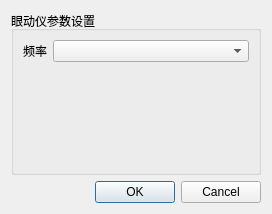
<?xml version="1.0" encoding="UTF-8"?>
<ui version="4.0">
 <class>setting_dialog</class>
 <widget class="QDialog" name="setting_dialog">
  <property name="geometry">
   <rect>
    <x>0</x>
    <y>0</y>
    <width>272</width>
    <height>214</height>
   </rect>
  </property>
  <property name="windowTitle">
   <string>Dialog</string>
  </property>
  <layout class="QVBoxLayout" name="verticalLayout">
   <item>
    <widget class="QGroupBox" name="eyetracker_settings">
     <property name="title">
      <string>眼动仪参数设置</string>
     </property>
     <layout class="QFormLayout" name="formLayout">
      <item row="0" column="0">
       <widget class="QLabel" name="frequency_label">
        <property name="text">
         <string>频率</string>
        </property>
       </widget>
      </item>
      <item row="0" column="1">
       <widget class="QComboBox" name="frequency_combobox">
        <property name="editable">
         <bool>false</bool>
        </property>
       </widget>
      </item>
     </layout>
    </widget>
   </item>
   <item>
    <widget class="QDialogButtonBox" name="buttonBox">
     <property name="orientation">
      <enum>Qt::Horizontal</enum>
     </property>
     <property name="standardButtons">
      <set>QDialogButtonBox::Cancel|QDialogButtonBox::Ok</set>
     </property>
    </widget>
   </item>
  </layout>
 </widget>
 <resources/>
 <connections>
  <connection>
   <sender>buttonBox</sender>
   <signal>accepted()</signal>
   <receiver>setting_dialog</receiver>
   <slot>accept()</slot>
   <hints>
    <hint type="sourcelabel">
     <x>248</x>
     <y>254</y>
    </hint>
    <hint type="destinationlabel">
     <x>157</x>
     <y>274</y>
    </hint>
   </hints>
  </connection>
  <connection>
   <sender>buttonBox</sender>
   <signal>rejected()</signal>
   <receiver>setting_dialog</receiver>
   <slot>reject()</slot>
   <hints>
    <hint type="sourcelabel">
     <x>316</x>
     <y>260</y>
    </hint>
    <hint type="destinationlabel">
     <x>286</x>
     <y>274</y>
    </hint>
   </hints>
  </connection>
 </connections>
</ui>
